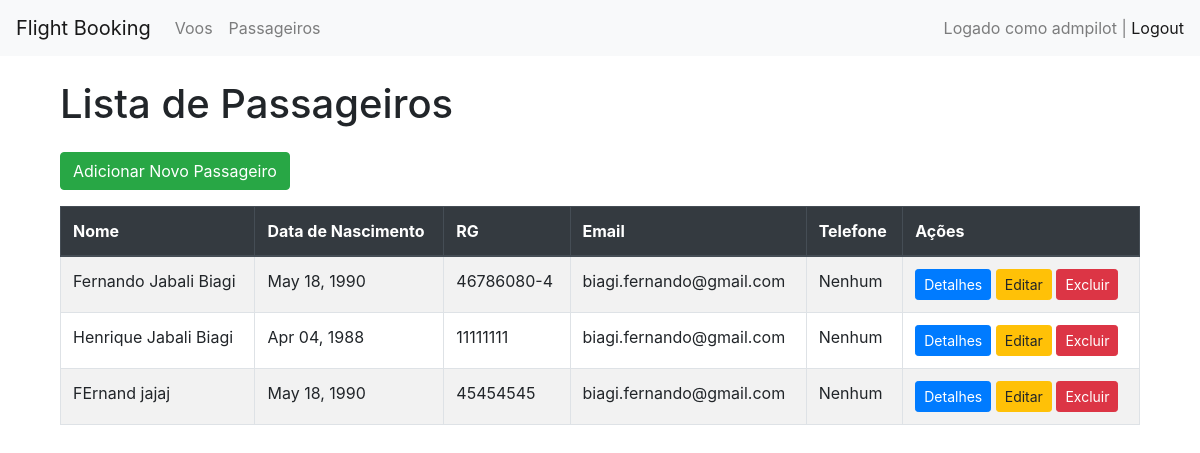
The page /passengers/ (signed in) on the database as committed earlier.
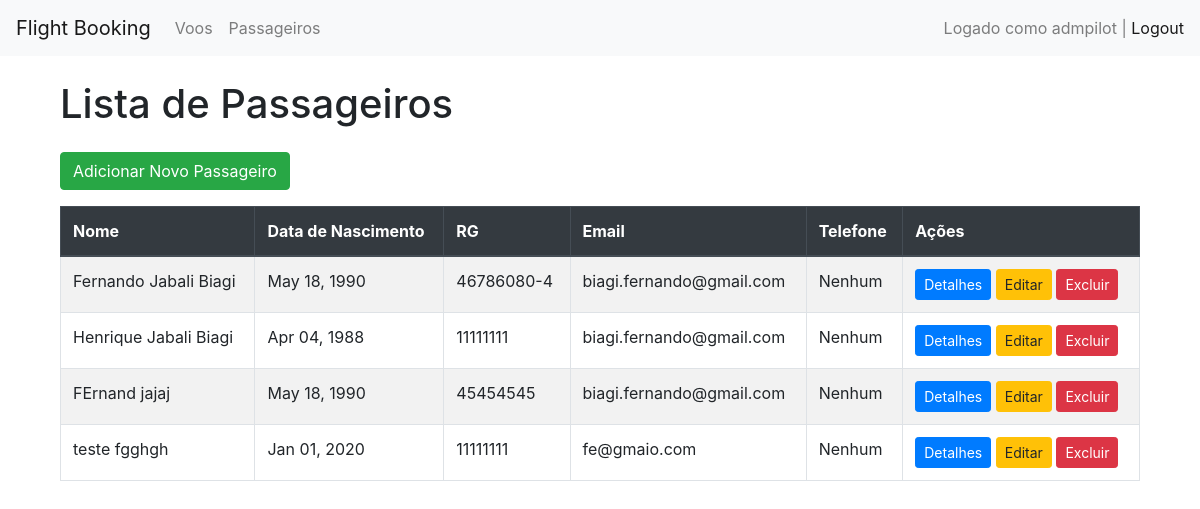
The same page on the database as committed later.
### passengers/models.py (models this page shows, shortened)
class Passenger(models.Model):
    full_name = models.CharField(max_length=255)
    birth_date = models.DateField()
    rg = models.CharField(max_length=20)
    email = models.EmailField()
    telefone = models.CharField(max_length=15, blank=True, null=True)
    document = models.FileField(upload_to='documents/', blank=True, null=True)  # Campo adicionado

### passengers/views.py (the view)
# urls.py: path('', views.passenger_list, name='passenger_list'),
@login_required
def passenger_list(request):
    passengers = Passenger.objects.all()
    return render(request, 'passengers/passenger_list.html', {'passengers': passengers})

### passengers/templates/passengers/passenger_list.html
{% extends 'base.html' %}
{% load static %}
{% block content %}
<div class="container mt-4">
    <h1 class="mb-4">Lista de Passageiros</h1>
    <a href="{% url 'passenger_create' %}" class="btn btn-success mb-3">Adicionar Novo Passageiro</a>
    <table class="table table-striped table-bordered">
        <thead class="thead-dark">
            <tr>
                <th>Nome</th>
                <th>Data de Nascimento</th>
                <th>RG</th>
                <th>Email</th>
                <th>Telefone</th>
                <th>Ações</th>
            </tr>
        </thead>
        <tbody>
            {% for passenger in passengers %}
            <tr>
                <td>{{ passenger.full_name }}</td>
                <td>{{ passenger.birth_date|date:"M d, Y" }}</td>
                <td>{{ passenger.rg }}</td>
                <td>{{ passenger.email }}</td>
                <td>{{ passenger.telefone|default:"Nenhum" }}</td>
                <td>
                    <a href="{% url 'passenger_detail' passenger.id %}" class="btn btn-primary btn-sm">Detalhes</a>
                    <a href="{% url 'passenger_update' passenger.id %}" class="btn btn-warning btn-sm">Editar</a>
                    <a href="{% url 'passenger_delete' passenger.id %}" class="btn btn-danger btn-sm">Excluir</a>
                </td>
            </tr>
            {% empty %}
            <tr>
                <td colspan="6" class="text-center">Nenhum passageiro cadastrado.</td>
            </tr>
            {% endfor %}
        </tbody>
    </table>
</div>
{% endblock %}

Rows that differ between the two databases and show on the page:
added Passenger: full_name "teste fgghgh", birth_date "Jan 01, 2020", rg "11111111", email "fe@gmaio.com", telefone "Nenhum"
